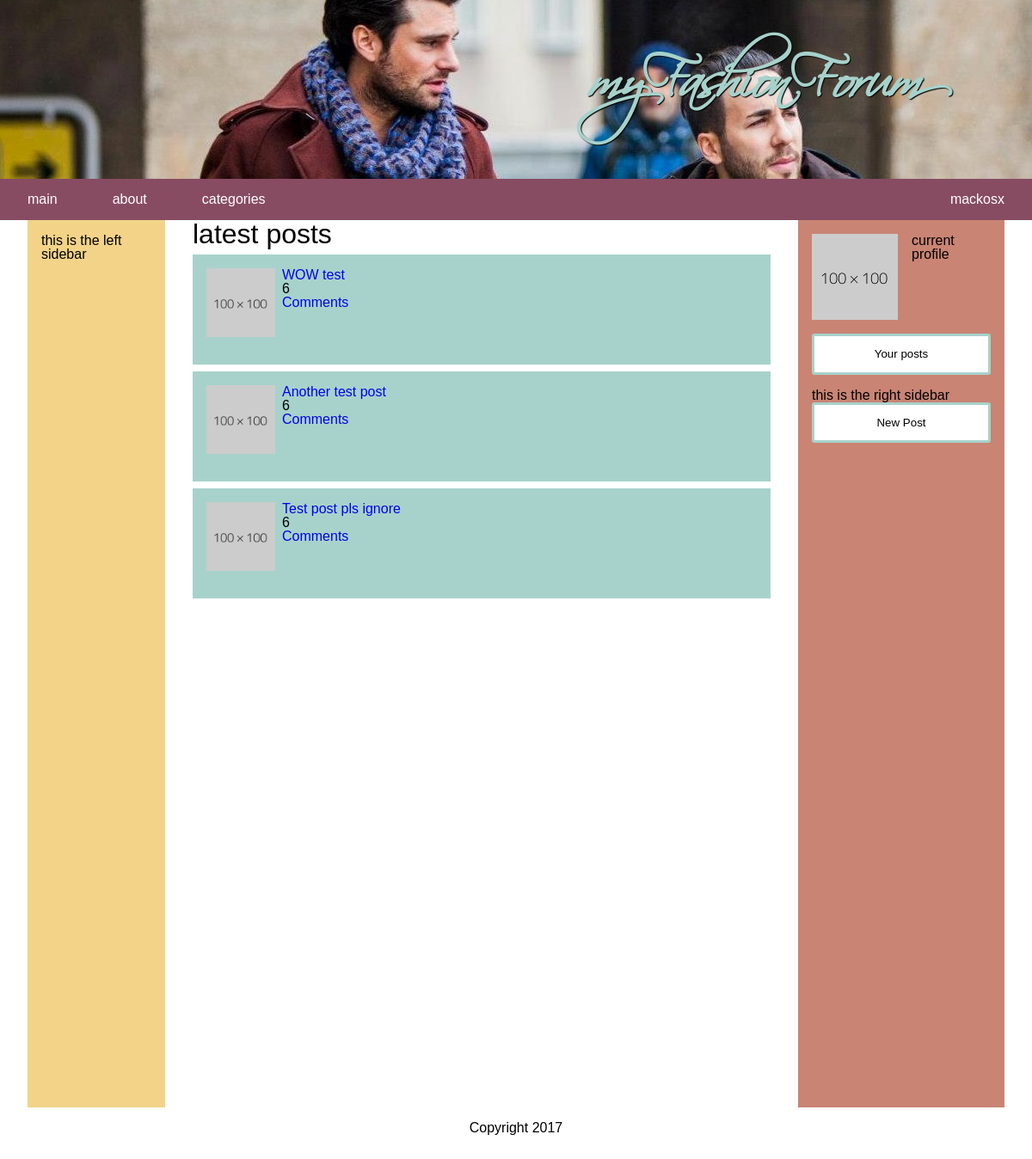
Screenshot of /home.php (signed in) with the database file from the repository.
### tables this page shows
create table Posts(
    pid int auto_increment,
    title varchar(500),
    text varchar(500),
    link varchar(500),
    score int,
    uid int,
    catId int,
    primary key (pid),
    foreign key (uid) references Users(uid) on update cascade on delete no action,
    foreign key (catId) references Categories(catId) on update cascade on delete no action
);

### loggedIn.php (called while the page is built, shortened)
<?php
if (isset($_SESSION['username'])) {
    $loggedIn = true;
}
?>

### connection.php (called while the page is built)
<?php
$host = "cosc360.ok.ubc.ca";
$database = "db_47686143";
$user = "47686143";
$password = "47686143";
$conn = new mysqli($host, $user, $password, $database);
$error = $conn->connect_error;

### home.php (the view, shortened to what this page needs)
<?php
require 'navbar.php';
?>
    <main>
        <div id="left">
            <p>this is the left sidebar</p>
        </div>
        <div id="right">
            <div id="profile-box">
                <img src="images/placeholder.png">
                <p>current profile</p>
                <button class="big-buttons loginBtn">Your posts</button>
            </div>
            <p>this is the right sidebar</p>
            <a href="newpost.php">
                <?php if ($loggedIn) { ?>
                    <button class="big-buttons">New Post</button>
                <?php } ?>
            </a>
        </div>
        <div id="center-container">
            <h1>latest posts</h1>
            <?php
            if ($error != null) {
                $output = "<p>Unable to connect to database!</p>";
                exit($output);
            } else {
                $stmt = $conn->prepare("SELECT pid, title, link, score FROM Posts  ORDER BY pid DESC LIMIT 10;");
                $stmt->execute();
                $stmt->bind_result($pid, $title, $link, $score);
                $posts = [];
                while ($stmt->fetch()) {
                    array_push($posts, [
                        'pid' => $pid,
                        'title' => $title,
                        'link' => $link,
                        'score' => $score
                    ]);
                }
                foreach ($posts as &$post) {
                    echo "<article><img src=\"images/placeholder.png\">
                            <a href=\"http://" .
                        $post['link'] .
                        "\"><p>" .
                        $post['title'] .
                        "</p></a>" .
                        $post['score'] .
                        '<p><a href="post.php?pid=' . $post['pid'] .
                        '" >Comments</a></p></article>';
                }
            }
            ?>
        </div>
    </main>
    <footer>
        <p>Copyright 2017</p>
    </footer>
    </body>
    </html>

### css/stylesheet.css (style rules this page uses)
body { min-width: 30em; font-family: "Berlin Sans FB", Verdana, sans-serif; }
footer { padding: 3em; text-align: center; }
h1 { font-size: 2em; }
#left { height: 100%; width: 8em; float: left; background-color: #F2D388; padding: 1em; }
#right { padding: 1em; float: right; width: 13em; height: 100%; background-color: #C98474; }
#profile-box { min-height: 6em; width: 100%; margin-right: 1em; margin-bottom: 1em; }
div div img { margin-right: 1em; margin-bottom: 1em; float:left; }
#center-container { min-width: 8em; height: 100%; margin-left: 12em; margin-right: 17em; }
main { min-width: 32em; margin-top: 3em; margin-left: 2em; margin-right: 2em; height: 1000px; }
article { padding: 1em; min-height: 6em; width: auto; min-width: 15em; margin-top: 0.5em; background-color: #A7D2CB; }
article img { float: left; width: 5em; height: 5em; margin-right: 0.5em; margin-bottom: 0.5em; }
article a { text-decoration: none; }
.big-buttons { font-family: inherit; padding: 1em; width: 100%; background-color: white; border: 3px solid #A7D2CB; border-radius: 3px; color: black; }

### rows the page displays
posts: title "WOW test", score "6"
posts: title "Another test post", score "6"
posts: title "Test post pls ignore", score "6"

### other values shown
$_SESSION['username'] "mackosx"
